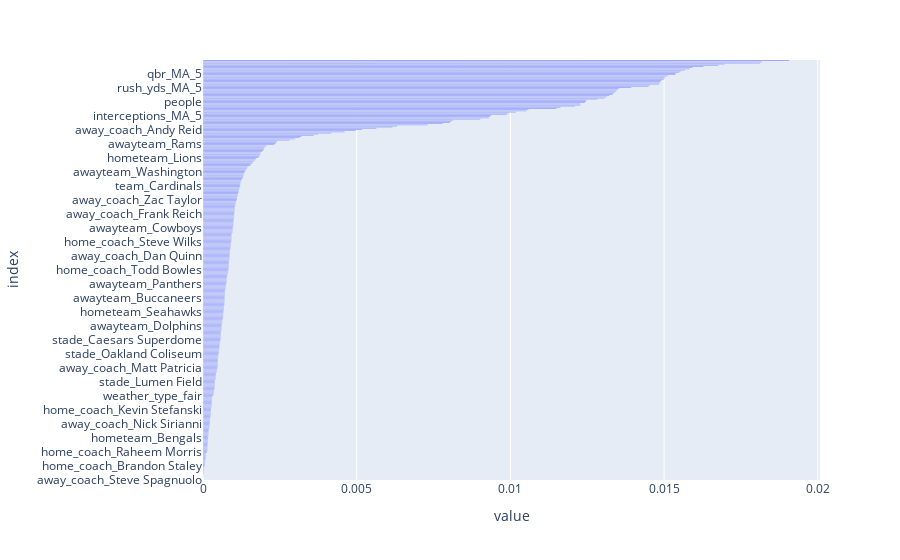

Source (notebook cell):
### Code cell
# Plot coefficients
fig = px.bar(feature_importance, orientation = 'h')
fig.update_layout(showlegend = False, 
                  margin = {'l': 120} # to avoid cropping of column names
                 )
fig.show()

### Figure 1 — Plotly figure (JSON) as saved in the notebook; plotly's stock layout.template omitted (floating-point values rounded to 4 significant figures; data arrays with more than 128 entries replaced by an {"elided": "..."} marker saying what was removed)
{"data": [{"alignmentgroup": "True", "hovertemplate": "variable=feature_importances<br>value=%{x}<br>index=%{y}<extra></extra>", "legendgroup": "feature_importances", "marker": {"color": "#636efa"}, "name": "feature_importances", "offsetgroup": "feature_importances", "orientation": "h", "showlegend": true, "textposition": "auto", "type": "bar", "x": {"elided": "360 float values"}, "xaxis": "x", "y": {"elided": "360 str values"}, "yaxis": "y"}], "layout": {"barmode": "relative", "legend": {"title": {"text": "variable"}, "tracegroupgap": 0}, "margin": {"l": 120, "t": 60}, "showlegend": false, "xaxis": {"anchor": "y", "domain": [0, 1], "title": {"text": "value"}}, "yaxis": {"anchor": "x", "domain": [0, 1], "title": {"text": "index"}}}}
